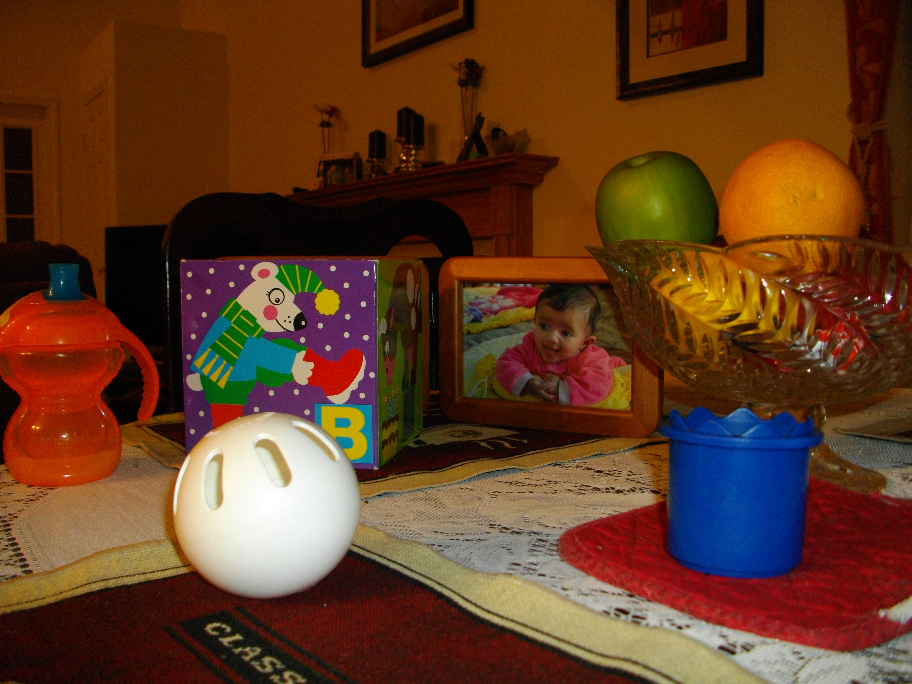
%> input picture images/toysflash.png, 912 x 684 px
$ octave Image_processing_assignment_no_5.m   (GNU Octave 9; MATLAB toolbox functions it lacks are replaced by stand-ins)
%> lines starting %> are read from the running program, lines starting %| are printed output that depends on the picture; in (x1, y1, x2, y2) boxes, pixels count from 0 and x2, y2 are one past the last pixel; in counts of white or black regions, pixels touching at a corner belong together; the program's own positions count from 1
clear;
clc;
close all;

%% 1. Load image
toysImage = imread('images/toysflash.png');
%> toysImage is the input picture: size 684x912x3 uint8; mean R, G, B 97.4, 58.3, 33.9

%% 2. Convert RGB image to grayscale and double
grayToysImage = rgb2gray(toysImage);
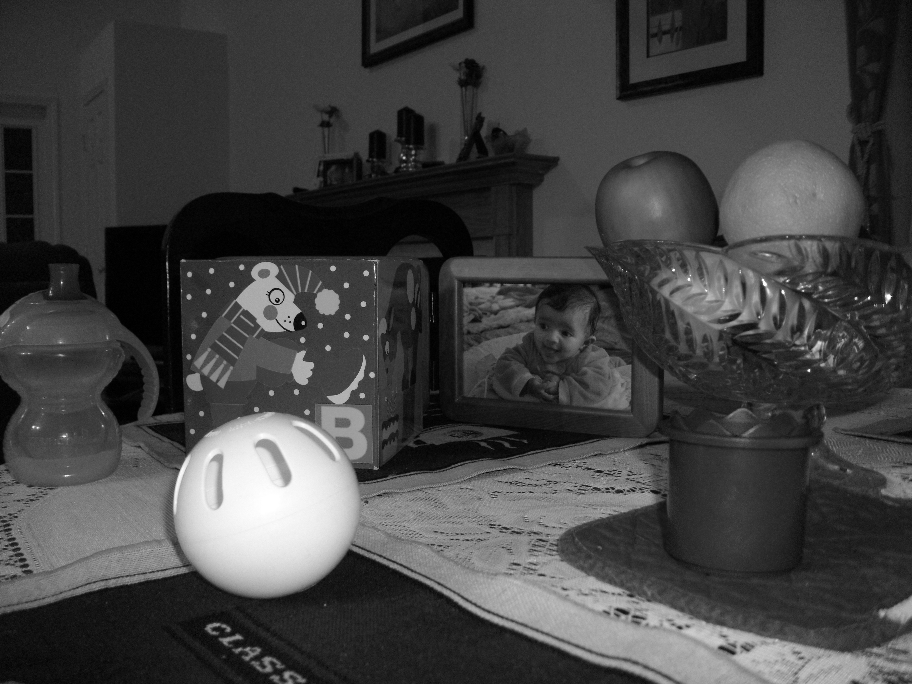
%> grayToysImage: size 684x912 uint8; min 0, max 255, mean 67.2
doubleGrayToyImage = im2double(grayToysImage);

%% 3. Crop image to a square

[rows, columns] = size(doubleGrayToyImage);
%> rows = 684; columns = 912

cropSize = columns - rows;
%> cropSize = 228

column1 = 1 + cropSize/2;
%> column1 = 115
column2 = columns - cropSize/2;
%> column2 = 798

squareImage = doubleGrayToyImage(:, column1:column2);

%% 4. Resize image to 128 x 128

imageSize = 128;

resizedImage = imresize(squareImage, [imageSize imageSize]);
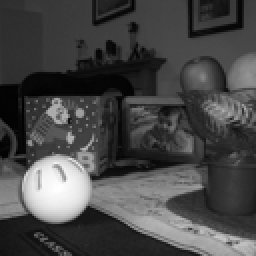
%> resizedImage: size 128x128 double (shown 2 times larger); min -0.00709, max 1, mean 0.277; drawn with min black and max white

%% 5. Create padded image
% We need 2 extra pixels on every side because the window is 5 x 5.

borderSize = 2;

paddedSize = imageSize + 2 * borderSize;

paddedImage = zeros(paddedSize, paddedSize);

%% Put the original 128 x 128 image in the centre

paddedImage(3:130, 3:130) = resizedImage;

%% Replicate the top border

paddedImage(1, 3:130) = resizedImage(1, :);
%> paddedImage: size 132x132 double; min -0.00709, max 1, mean 0.262
paddedImage(2, 3:130) = resizedImage(1, :);
%> paddedImage: size 132x132 double; min -0.00709, max 1, mean 0.263

%% Replicate the bottom border

paddedImage(131, 3:130) = resizedImage(128, :);
%> paddedImage: size 132x132 double; min -0.00709, max 1, mean 0.265
paddedImage(132, 3:130) = resizedImage(128, :);
%> paddedImage: size 132x132 double; min -0.00709, max 1, mean 0.266

%% Replicate the left border

paddedImage(:, 1) = paddedImage(:, 3);
%> paddedImage: size 132x132 double; min -0.00709, max 1, mean 0.268
paddedImage(:, 2) = paddedImage(:, 3);
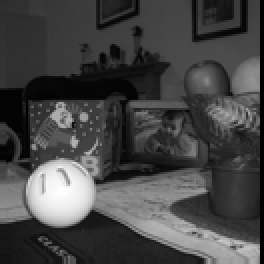
%> paddedImage: size 132x132 double (shown 2 times larger); min -0.00709, max 1, mean 0.269; drawn with min black and max white

%% Replicate the right border

paddedImage(:, 131) = paddedImage(:, 130);
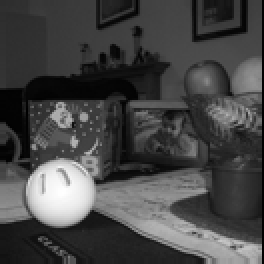
%> paddedImage: size 132x132 double (shown 2 times larger); 0.76% of pixels changed, all inside (x1, y1, x2, y2) = (130, 0, 131, 132); drawn with min black and max white
paddedImage(:, 132) = paddedImage(:, 130);
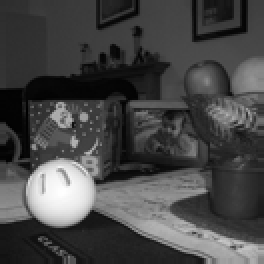
%> paddedImage: size 132x132 double (shown 2 times larger); 0.76% of pixels changed, all inside (x1, y1, x2, y2) = (131, 0, 132, 132); drawn with min black and max white

%% Check image sizes

disp('Size of resized image:');
disp(size(resizedImage));
%|    128   128

disp('Size of padded image:');
disp(size(paddedImage));
%|    132   132

%% 6. Mean filtering

filteredImage = zeros(imageSize, imageSize);

windowSize = 5;

for row = 3:size(paddedImage, 1)-2

    for column = 3:size(paddedImage, 2)-2

        % Take a 5 x 5 neighbourhood
        window = paddedImage(row-2:row+2, column-2:column+2);

        % Calculate the sum of the 25 pixels
        summation = 0;

        for index = 1:numel(window)

            summation = summation + window(index);

        end

        % Calculate the mean
        filteredImage(row-2, column-2) = ...
            summation / (windowSize * windowSize);

    end

end
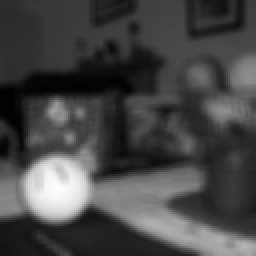
%> filteredImage: size 128x128 double (shown 2 times larger); min 0.00623, max 0.994, mean 0.277

%% Check filtered image size

disp('Size of filtered image:');
disp(size(filteredImage));
%|    128   128

%% 7. Calculate difference image

differenceImage = resizedImage - filteredImage;
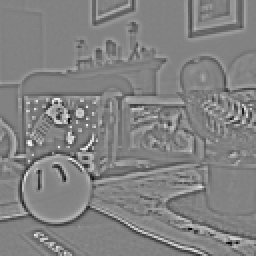
%> differenceImage: size 128x128 double (shown 2 times larger); min -0.316, max 0.303, mean 2.17e-05; drawn with min black and max white

%% 8. Display the results

figure;

tiledlayout(1,3);

%% Original image

nexttile;

imshow(resizedImage);

title('Original');

%% Mean filtered image

nexttile;

imshow(filteredImage);

title('Mean Filtered');

%% Difference image

nexttile;

imagesc(differenceImage);

axis image;

colorbar;

title('Difference');

$ run again, with images/hand2BW.png copied over images/toysflash.png
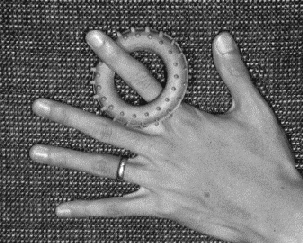
%> input picture images/hand2BW.png, 303 x 243 px
%> toysImage is the input picture: size 243x303 uint8; min 21, max 255, mean 108.3
%|    128   128
%|    132   132
%> after the loop `for row = 3:size(paddedImage, 1)-2`:
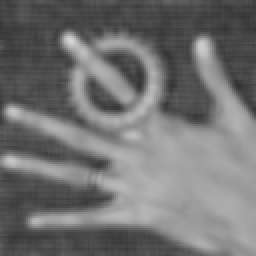
%> filteredImage: size 128x128 double (shown 2 times larger); min 0.194, max 0.841, mean 0.449
%|    128   128
%> `differenceImage = resizedImage - filteredImage;`:
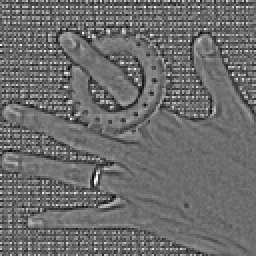
%> differenceImage: size 128x128 double (shown 2 times larger); min -0.284, max 0.383, mean -0.000351; drawn with min black and max white
